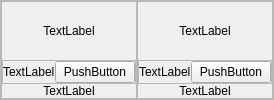
                            <widget class="QFrame" name="frame_95">
                             <property name="frameShape">
                              <enum>QFrame::StyledPanel</enum>
                             </property>
                             <property name="frameShadow">
                              <enum>QFrame::Raised</enum>
                             </property>
                             <layout class="QHBoxLayout" name="horizontalLayout_61">
                              <property name="spacing">
                               <number>0</number>
                              </property>
                              <property name="leftMargin">
                               <number>0</number>
                              </property>
                              <property name="topMargin">
                               <number>0</number>
                              </property>
                              <property name="rightMargin">
                               <number>0</number>
                              </property>
                              <property name="bottomMargin">
                               <number>0</number>
                              </property>
                              <item>
                               <widget class="QFrame" name="frame_96">
                                <property name="frameShape">
                                 <enum>QFrame::StyledPanel</enum>
                                </property>
                                <property name="frameShadow">
                                 <enum>QFrame::Raised</enum>
                                </property>
                                <layout class="QVBoxLayout" name="verticalLayout_35">
                                 <property name="spacing">
                                  <number>0</number>
                                 </property>
                                 <property name="leftMargin">
                                  <number>0</number>
                                 </property>
                                 <property name="topMargin">
                                  <number>0</number>
                                 </property>
                                 <property name="rightMargin">
                                  <number>0</number>
                                 </property>
                                 <property name="bottomMargin">
                                  <number>0</number>
                                 </property>
                                 <item>
                                  <widget class="QLabel" name="label_95">
                                   <property name="text">
                                    <string>TextLabel</string>
                                   </property>
                                   <property name="alignment">
                                    <set>Qt::AlignCenter</set>
                                   </property>
                                  </widget>
                                 </item>
                                 <item>
                                  <widget class="QFrame" name="frame_97">
                                   <property name="sizePolicy">
                                    <sizepolicy hsizetype="Preferred" vsizetype="Maximum">
                                     <horstretch>0</horstretch>
                                     <verstretch>0</verstretch>
                                    </sizepolicy>
                                   </property>
                                   <property name="frameShape">
                                    <enum>QFrame::StyledPanel</enum>
                                   </property>
                                   <property name="frameShadow">
                                    <enum>QFrame::Raised</enum>
                                   </property>
                                   <layout class="QHBoxLayout" name="horizontalLayout_62">
                                    <property name="spacing">
                                     <number>0</number>
                                    </property>
                                    <property name="leftMargin">
                                     <number>0</number>
                                    </property>
                                    <property name="topMargin">
                                     <number>0</number>
                                    </property>
                                    <property name="rightMargin">
                                     <number>0</number>
                                    </property>
                                    <property name="bottomMargin">
                                     <number>0</number>
                                    </property>
                                    <item>
                                     <widget class="QLabel" name="label_96">
                                      <property name="sizePolicy">
                                       <sizepolicy hsizetype="Maximum" vsizetype="Maximum">
                                        <horstretch>0</horstretch>
                                        <verstretch>0</verstretch>
                                       </sizepolicy>
                                      </property>
                                      <property name="text">
                                       <string>TextLabel</string>
                                      </property>
                                     </widget>
                                    </item>
                                    <item>
                                     <widget class="QPushButton" name="pushButton_17">
                                      <property name="sizePolicy">
                                       <sizepolicy hsizetype="Maximum" vsizetype="Maximum">
                                        <horstretch>0</horstretch>
                                        <verstretch>0</verstretch>
                                       </sizepolicy>
                                      </property>
                                      <property name="text">
                                       <string>PushButton</string>
                                      </property>
                                     </widget>
                                    </item>
                                   </layout>
                                  </widget>
                                 </item>
                                 <item>
                                  <widget class="QLabel" name="label_97">
                                   <property name="sizePolicy">
                                    <sizepolicy hsizetype="Preferred" vsizetype="Maximum">
                                     <horstretch>0</horstretch>
                                     <verstretch>0</verstretch>
                                    </sizepolicy>
                                   </property>
                                   <property name="text">
                                    <string>TextLabel</string>
                                   </property>
                                   <property name="alignment">
                                    <set>Qt::AlignCenter</set>
                                   </property>
                                  </widget>
                                 </item>
                                </layout>
                               </widget>
                              </item>
                              <item>
                               <widget class="QFrame" name="frame_98">
                                <property name="frameShape">
                                 <enum>QFrame::StyledPanel</enum>
                                </property>
                                <property name="frameShadow">
                                 <enum>QFrame::Raised</enum>
                                </property>
                                <layout class="QVBoxLayout" name="verticalLayout_36">
                                 <property name="spacing">
                                  <number>0</number>
                                 </property>
                                 <property name="leftMargin">
                                  <number>0</number>
                                 </property>
                                 <property name="topMargin">
                                  <number>0</number>
                                 </property>
                                 <property name="rightMargin">
                                  <number>0</number>
                                 </property>
                                 <property name="bottomMargin">
                                  <number>0</number>
                                 </property>
                                 <item>
                                  <widget class="QLabel" name="label_98">
                                   <property name="text">
                                    <string>TextLabel</string>
                                   </property>
                                   <property name="alignment">
                                    <set>Qt::AlignCenter</set>
                                   </property>
                                  </widget>
                                 </item>
                                 <item>
                                  <widget class="QFrame" name="frame_99">
                                   <property name="sizePolicy">
                                    <sizepolicy hsizetype="Preferred" vsizetype="Maximum">
                                     <horstretch>0</horstretch>
                                     <verstretch>0</verstretch>
                                    </sizepolicy>
                                   </property>
                                   <property name="frameShape">
                                    <enum>QFrame::StyledPanel</enum>
                                   </property>
                                   <property name="frameShadow">
                                    <enum>QFrame::Raised</enum>
                                   </property>
                                   <layout class="QHBoxLayout" name="horizontalLayout_63">
                                    <property name="spacing">
                                     <number>0</number>
                                    </property>
                                    <property name="leftMargin">
                                     <number>0</number>
                                    </property>
                                    <property name="topMargin">
                                     <number>0</number>
                                    </property>
                                    <property name="rightMargin">
                                     <number>0</number>
                                    </property>
                                    <property name="bottomMargin">
                                     <number>0</number>
                                    </property>
                                    <item>
                                     <widget class="QLabel" name="label_99">
                                      <property name="sizePolicy">
                                       <sizepolicy hsizetype="Maximum" vsizetype="Maximum">
                                        <horstretch>0</horstretch>
                                        <verstretch>0</verstretch>
                                       </sizepolicy>
                                      </property>
                                      <property name="text">
                                       <string>TextLabel</string>
                                      </property>
                                     </widget>
                                    </item>
                                    <item>
                                     <widget class="QPushButton" name="pushButton_18">
                                      <property name="sizePolicy">
                                       <sizepolicy hsizetype="Maximum" vsizetype="Maximum">
                                        <horstretch>0</horstretch>
                                        <verstretch>0</verstretch>
                                       </sizepolicy>
                                      </property>
                                      <property name="text">
                                       <string>PushButton</string>
                                      </property>
                                     </widget>
                                    </item>
                                   </layout>
                                  </widget>
                                 </item>
                                 <item>
                                  <widget class="QLabel" name="label_100">
                                   <property name="sizePolicy">
                                    <sizepolicy hsizetype="Preferred" vsizetype="Maximum">
                                     <horstretch>0</horstretch>
                                     <verstretch>0</verstretch>
                                    </sizepolicy>
                                   </property>
                                   <property name="text">
                                    <string>TextLabel</string>
                                   </property>
                                   <property name="alignment">
                                    <set>Qt::AlignCenter</set>
                                   </property>
                                  </widget>
                                 </item>
                                </layout>
                               </widget>
                              </item>
                             </layout>
                            </widget>
